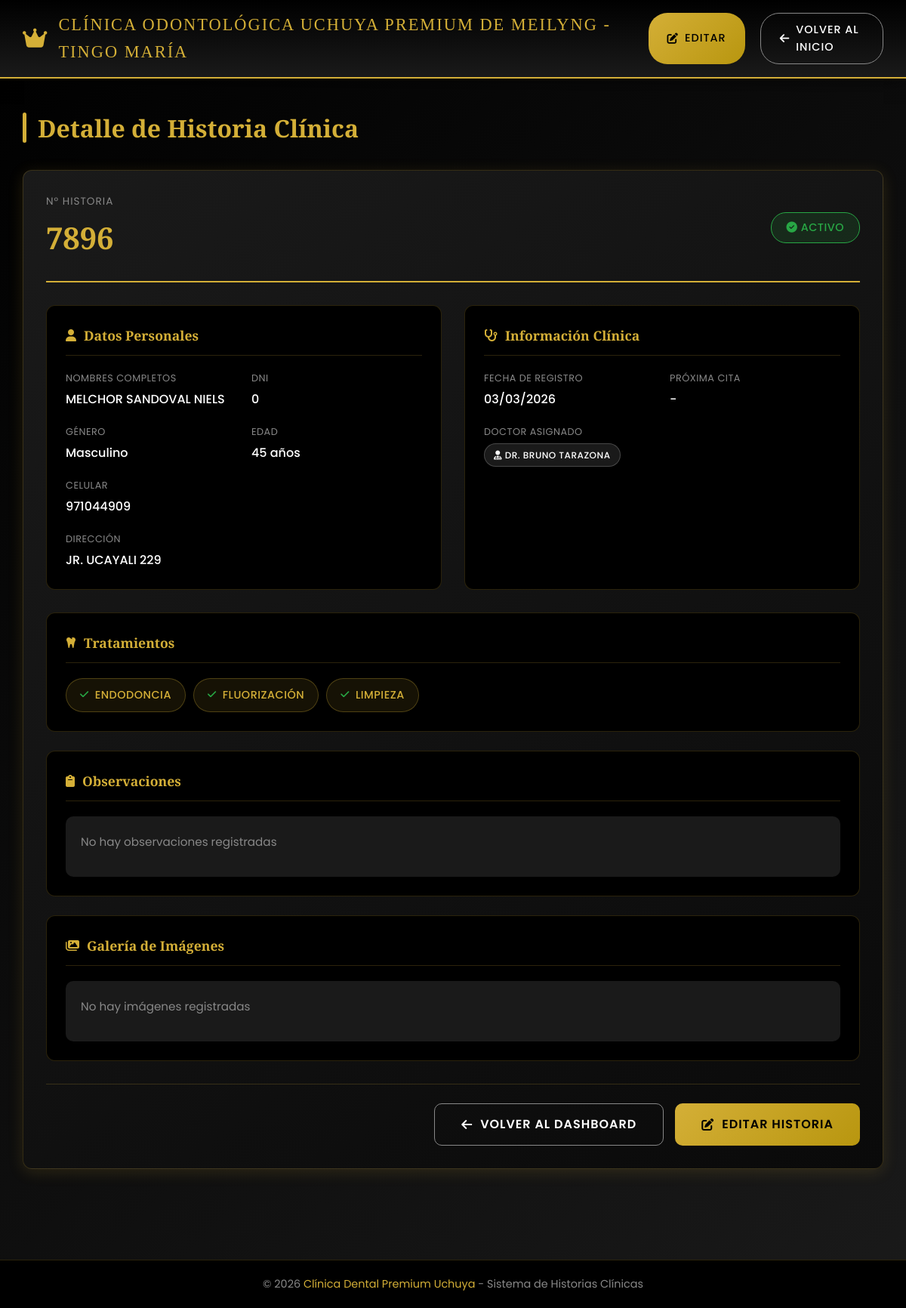
The app's page /ver.php?id=7830 (signed in) with its own data.
### tables this page shows
CREATE TABLE `doctores` (
  `id` int(11) NOT NULL,
  `nombre` varchar(100) NOT NULL,
  `especialidad` varchar(100) DEFAULT 'Odontología General',
  `estado` tinyint(1) DEFAULT 1,
  `created_at` timestamp NOT NULL DEFAULT current_timestamp()
);

CREATE TABLE `tratamientos` (
  `id` int(11) NOT NULL,
  `nombre` varchar(100) NOT NULL,
  `descripcion` text DEFAULT NULL,
  `estado` tinyint(1) DEFAULT 1,
  `created_at` timestamp NOT NULL DEFAULT current_timestamp()
);

### includes/functions.php (called while the page is built, shortened)
<?php
function obtenerTratamientosPaciente($pdo, $paciente_id) {
    $stmt = $pdo->prepare("SELECT t.* FROM tratamientos t
                           INNER JOIN paciente_tratamientos pt ON t.id = pt.tratamiento_id
                           WHERE pt.paciente_id = ?");
    $stmt->execute([$paciente_id]);
    return $stmt->fetchAll();
}
function obtenerPacientePorId($pdo, $id) {
    $stmt = $pdo->prepare("SELECT * FROM pacientes WHERE id = ?");
    $stmt->execute([$id]);
    return $stmt->fetch();
}

### ver.php (the view, shortened to what this page needs)
<?php
require_once 'includes/config.php';
require_once 'includes/functions.php';
$id = intval($_GET['id']);
$paciente = obtenerPacientePorId($pdo, $id);
$tratamientosPaciente = obtenerTratamientosPaciente($pdo, $id);
$imagenesPaciente = obtenerImagenesPaciente($pdo, $id);
$doctorNombre = '';
if ($paciente['doctor_id']) {
    $stmtDoctor = $pdo->prepare("SELECT nombre FROM doctores WHERE id = ?");
    $stmtDoctor->execute([$paciente['doctor_id']]);
    $doctor = $stmtDoctor->fetch();
    $doctorNombre = $doctor ? $doctor['nombre'] : '';
}
?>
<!DOCTYPE html>
<html lang="es">
<head>
    <link rel="stylesheet" href="css/styles.css">
    <link rel="stylesheet" href="https://cdnjs.cloudflare.com/ajax/libs/font-awesome/6.5.1/css/all.min.css">
</head>
<body>
    <header class="header">
        <div class="header-container">
            <a href="dashboard.php" class="header-logo">
                <i class="fas fa-crown" style="color: var(--color-dorado); font-size: 1.8rem;"></i>
                <span class="header-logo-text">Clínica Odontológica Uchuya Premium de Meilyng - Tingo María</span>
            </a>
            <nav class="header-nav">
                <a href="editar.php?id=<?php echo $id; ?>" class="btn-nav btn-nav-primary">
                    <i class="fas fa-edit"></i> Editar
                </a>
                <a href="dashboard.php" class="btn-nav btn-nav-secondary">
                    <i class="fas fa-arrow-left"></i> Volver al Inicio
                </a>
            </nav>
        </div>
    </header>
    <main class="main-container">
        <h1 class="page-title">Detalle de Historia Clínica</h1>
        <div class="card">
            <div class="detalle-header">
                <div class="detalle-numero">
                    <span class="detalle-label">N° Historia</span>
                    <span class="detalle-valor-grande"><?php echo htmlspecialchars($paciente['numero_historia']); ?></span>
                </div>
                <div class="detalle-estado">
                    <span class="badge badge-activo">
                        <i class="fas fa-check-circle"></i> Activo
                    </span>
                </div>
            </div>
            <div class="detalle-grid">
                <div class="detalle-seccion">
                    <h3 class="detalle-seccion-titulo">
                        <i class="fas fa-user"></i> Datos Personales
                    </h3>
                    <div class="detalle-contenido">
                        <div class="detalle-item">
                            <span class="detalle-label">Nombres Completos</span>
                            <span class="detalle-valor"><?php echo htmlspecialchars($paciente['nombres']); ?></span>
                        </div>
                        <div class="detalle-item">
                            <span class="detalle-label">DNI</span>
                            <span class="detalle-valor"><?php echo htmlspecialchars($paciente['dni']); ?></span>
                        </div>
                        <div class="detalle-item">
                            <span class="detalle-label">Género</span>
                            <span class="detalle-valor"><?php echo $paciente['genero'] ?: '-'; ?></span>
                        </div>
                        <div class="detalle-item">
                            <span class="detalle-label">Edad</span>
                            <span class="detalle-valor"><?php echo $paciente['edad'] ? $paciente['edad'] . ' años' : '-'; ?></span>
                        </div>
                        <div class="detalle-item">
                            <span class="detalle-label">Celular</span>
                            <span class="detalle-valor"><?php echo $paciente['celular'] ? htmlspecialchars($paciente['celular']) : '-'; ?></span>
                        </div>
                        <div class="detalle-item full-width">
                            <span class="detalle-label">Dirección</span>
                            <span class="detalle-valor"><?php echo $paciente['direccion'] ? htmlspecialchars($paciente['direccion']) : '-'; ?></span>
                        </div>
                    </div>
                </div>
                <div class="detalle-seccion">
                    <h3 class="detalle-seccion-titulo">
                        <i class="fas fa-stethoscope"></i> Información Clínica
                    </h3>
                    <div class="detalle-contenido">
                        <div class="detalle-item">
                            <span class="detalle-label">Fecha de Registro</span>
                            <span class="detalle-valor">
                                <?php echo $paciente['fecha_registro'] ? date('d/m/Y', strtotime($paciente['fecha_registro'])) : '-'; ?>
                            </span>
                        </div>
                        <div class="detalle-item">
                            <span class="detalle-label">Próxima Cita</span>
                            <span class="detalle-valor">
                                <?php echo $paciente['fecha_ultima_cita'] ? date('d/m/Y', strtotime($paciente['fecha_ultima_cita'])) : '-'; ?>
                            </span>
                        </div>
                        <div class="detalle-item full-width">
                            <span class="detalle-label">Doctor Asignado</span>
                            <span class="detalle-valor">
                                <?php if ($doctorNombre): ?>
                                    <span class="badge badge-doctor">
                                        <i class="fas fa-user-md"></i> Dr. <?php echo htmlspecialchars($doctorNombre); ?>
                                    </span>
                                <?php else: ?>
                                    <span class="text-gray">Sin asignar</span>
                                <?php endif; ?>
                            </span>
                        </div>
                    </div>
                </div>
            </div>
            <div class="detalle-seccion-full">
                <h3 class="detalle-seccion-titulo">
                    <i class="fas fa-tooth"></i> Tratamientos
                </h3>
                <div class="detalle-tratamientos">
                    <?php if (!empty($tratamientosPaciente)): ?>
                        <?php foreach ($tratamientosPaciente as $tratamiento): ?>
                            <span class="badge badge-tratamiento-grande">
                                <i class="fas fa-check"></i>
                                <?php echo htmlspecialchars($tratamiento['nombre']); ?>
                            </span>
                        <?php endforeach; ?>
                    <?php else: ?>
                        <span class="text-gray">No hay tratamientos registrados</span>
                    <?php endif; ?>
                </div>
            </div>
            <div class="detalle-seccion-full">
                <h3 class="detalle-seccion-titulo">
                    <i class="fas fa-clipboard"></i> Observaciones
                </h3>
                <div class="detalle-observaciones">
                    <?php if ($paciente['observaciones']): ?>
                        <?php echo nl2br(htmlspecialchars($paciente['observaciones'])); ?>
                    <?php else: ?>
                        <span class="text-gray">No hay observaciones registradas</span>
                    <?php endif; ?>
                </div>
            </div>
            <div class="detalle-seccion-full">
                <h3 class="detalle-seccion-titulo">
                    <i class="fas fa-images"></i> Galería de Imágenes
                </h3>
                <?php if (!empty($imagenesPaciente)): ?>
                    <div class="galeria-grid">
                        <?php foreach ($imagenesPaciente as $index => $img): ?>
                            <div class="galeria-item" onclick="abrirLightbox(<?php echo $index; ?>)">
                                <img src="uploads/pacientes/<?php echo $id; ?>/<?php echo htmlspecialchars($img['nombre_archivo']); ?>"
                                     alt="<?php echo htmlspecialchars($img['nombre_original']); ?>">
                                <div class="galeria-item-overlay">
                                    <i class="fas fa-search-plus"></i>
                                </div>
                            </div>
                        <?php endforeach; ?>
                    </div>
                <?php else: ?>
                    <div class="detalle-observaciones">
                        <span class="text-gray">No hay imágenes registradas</span>
                    </div>
                <?php endif; ?>
            </div>
            <div class="detalle-acciones">
                <a href="dashboard.php" class="btn btn-secondary">
                    <i class="fas fa-arrow-left"></i> Volver al Dashboard
                </a>
                <a href="editar.php?id=<?php echo $id; ?>" class="btn btn-primary">
                    <i class="fas fa-edit"></i> Editar Historia
                </a>
            </div>
        </div>
    </main>
    <footer class="footer">
        <p class="footer-text">
            © <?php echo date('Y'); ?> <span>Clínica Dental Premium Uchuya</span> - Sistema de Historias Clínicas
        </p>
    </footer>
</body>
</html>

### records on screen
doctores: nombre "BRUNO TARAZONA"
tratamientos: nombre "ENDODONCIA"
tratamientos: nombre "FLUORIZACIÓN"
tratamientos: nombre "LIMPIEZA"

### other values on screen
$paciente['numero_historia'] "7896"
$paciente['nombres'] "MELCHOR SANDOVAL NIELS"
$paciente['dni'] "0"
$paciente['genero'] ?: '-' "Masculino"
$paciente['edad'] "45"
$paciente['celular'] "971044909"
$paciente['direccion'] "JR. UCAYALI 229"
date('d/m/Y', strtotime($paciente['fecha_registro'])) "03/03/2026"
